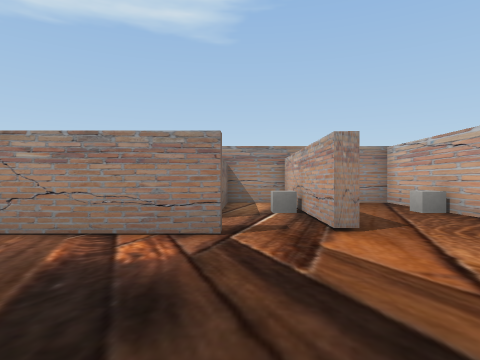
[1] (above)

16 first-person views from a walk through a 3-D level made in the Unity game engine. The camera is 1.4 m above the floor, looks level and sees 75° across. The floor is counted in squares, 2 m on a side. Each view is taken from the middle of a square. On the plan, view 1 faces up. The plan holds only what a view shows up to about 10 squares ahead; the rest is blank. The player character is not drawn.

[2]
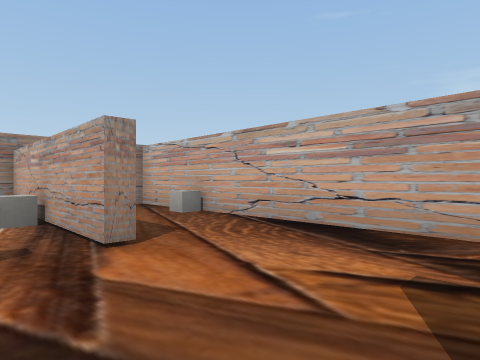

[3]
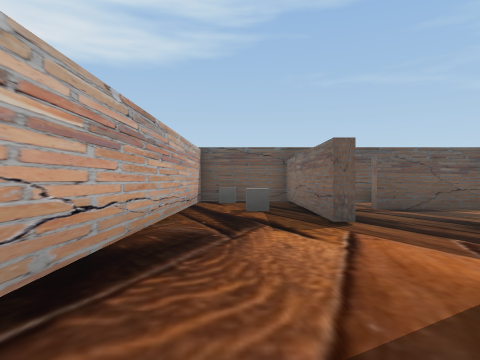

[4]
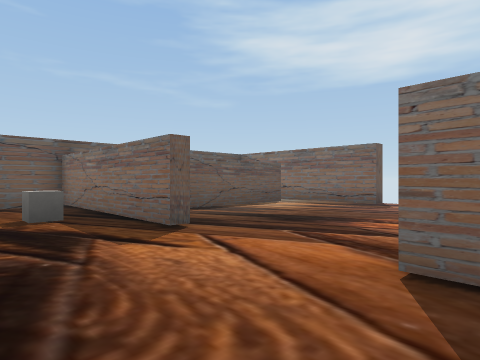

[5]
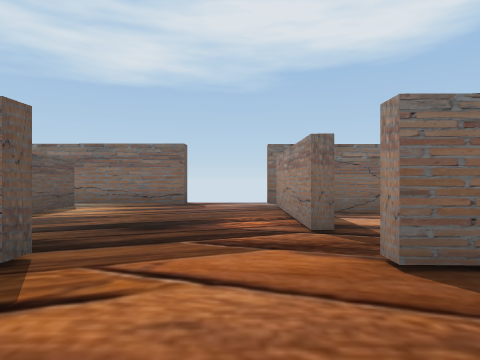

[6]
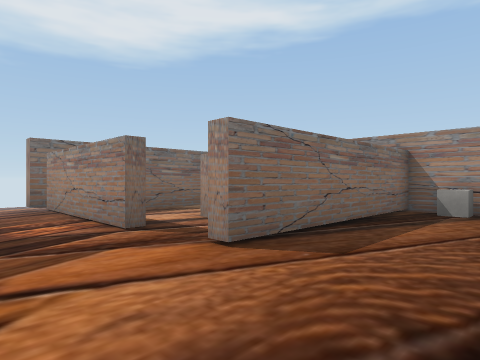

[7]
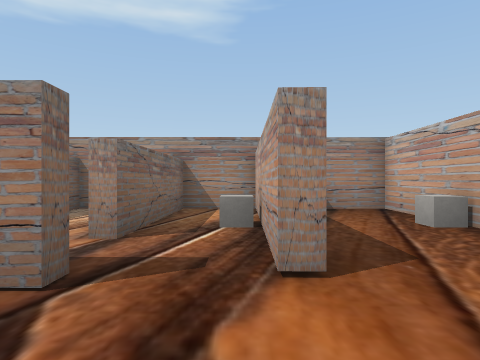

[8]
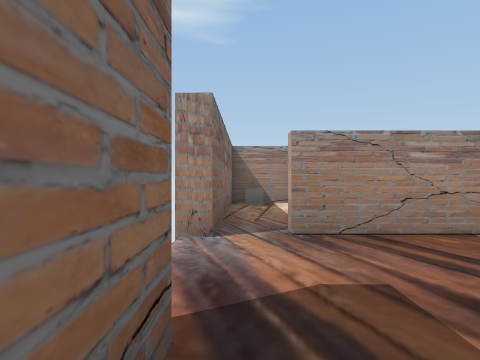

[9]
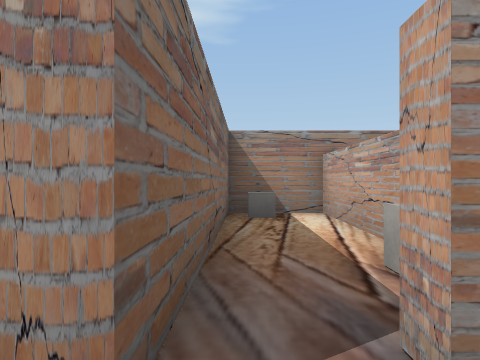

[10]
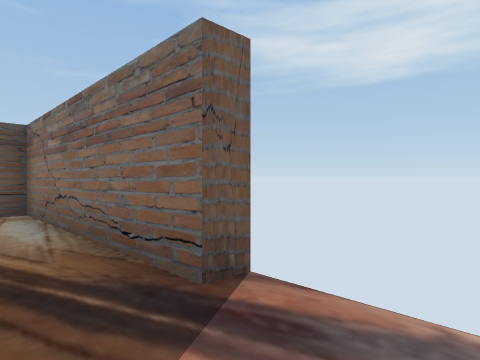

[11]
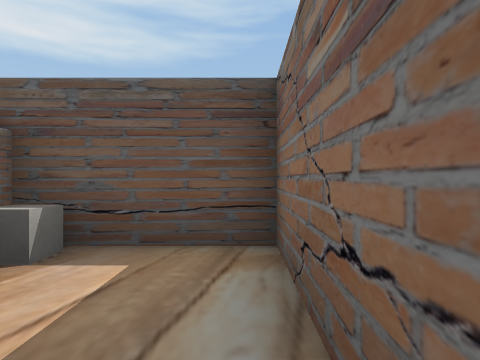

[12]
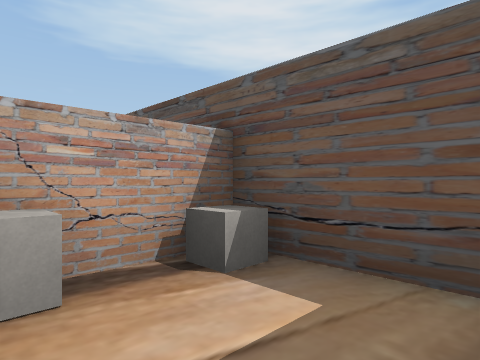

[13]
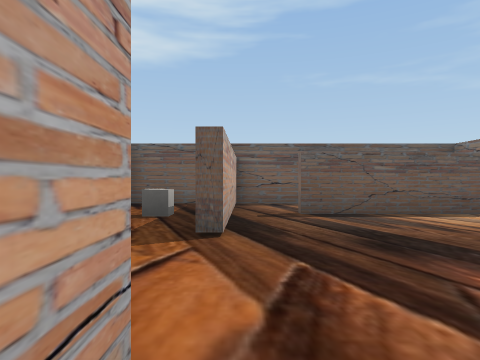

[14]
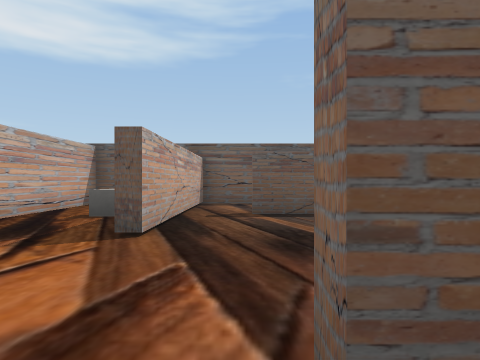

[15]
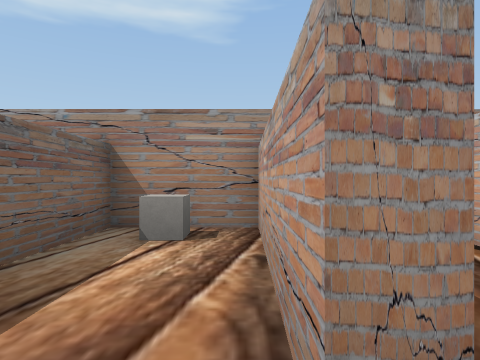

[16]
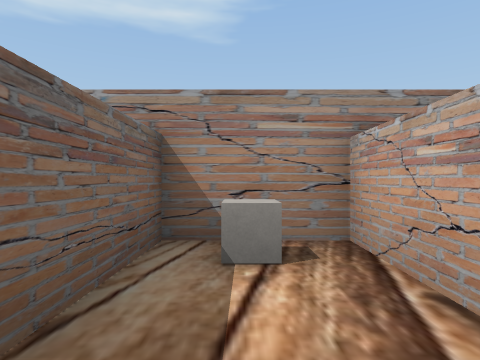

### Floor plan
Ten units are one square. View 1 is at (0, 0); x grows to the right and y downward. Boxes are objects, and circles mark ways between rooms. Rooms are numbered by the first view taken in them; rooms with no view inside come last. Other rooms are left out.
<svg viewBox="-65 -101 115 151">
<path fill="none" stroke="#000" d="M16 -12 14 43 43 43 45 -96 17 -96 16 -42M13 -42 14 -96 -4 -96 -5 -57M-6 -43 -2 -43 -2 -40 -43 -40M12 14 12 -12M-44 14 -1 14M-58 -13 -53 -13 -53 14M-53 14 -54 43 -26 43 -25 22M-5 -57 -8 -57 -7 -96 -29 -96 -30 -50M-52 -71 -53 -40 -59 -40M-52 -81 -52 -72M-33 -63 -32 -96 -52 -96 -52 -87M-43 -40 -43 -44"/>
<rect x="5" y="-75" width="10" height="10" fill="#bbb"><title>cube</title></rect>
<rect x="25" y="35" width="10" height="10" fill="#bbb"><title>cube</title></rect>
<rect x="25" y="5" width="10" height="10" fill="#bbb"><title>cube</title></rect>
<rect x="25" y="-95" width="10" height="10" fill="#bbb"><title>cube</title></rect>
<rect x="35" y="-75" width="10" height="10" fill="#bbb"><title>cube</title></rect>
<rect x="-35" y="35" width="10" height="10" fill="#bbb"><title>cube</title></rect>
<rect x="-35" y="15" width="10" height="10" fill="#bbb"><title>cube</title></rect>
<rect x="-25" y="-95" width="10" height="10" fill="#bbb"><title>cube</title></rect>
<rect x="-55" y="-95" width="10" height="10" fill="#bbb"><title>cube</title></rect>
<rect x="-45" y="-55" width="10" height="10" fill="#bbb"><title>cube</title></rect>
<circle cx="-50" cy="10" r="3" fill="#2a7"/>
<circle cx="0" cy="-50" r="3" fill="#2a7"/>
<circle cx="-50" cy="-30" r="3" fill="#2a7"/>
<text x="10" y="-20">1</text>
<text x="-40" y="30">2</text>
<text x="-20" y="-70">3</text>
<text x="-50" y="-70">4</text>
</svg>
Room 1 opens to room 2. Room 1 opens to room 3. Room 1 opens to room 4.

Where each view was taken, in squares from view 1:
view 1: 0 up, 0 right, facing up
view 2: 1 up, 0 right, facing up-right
view 3: 6 up, 3 right, facing down
view 4: 5 up, 4 right, facing down-left
view 5: 3 up, 4 right, facing left
view 6: 2 up, 4 right, facing up-left
view 7: 2 up, 1 right, facing up
view 8: 0 up, 5 left, facing up
view 9: 3 up, 5 left, facing up
view 10: 3 up, 4 left, facing down-left
view 11: 1 down, 5 left, facing down
view 12: 2 down, 5 left, facing down-right
view 13: 5 up, 1 right, facing down
view 14: 5 up, 0 right, facing down
view 15: 5 up, 1 left, facing up
view 16: 6 up, 2 left, facing up
